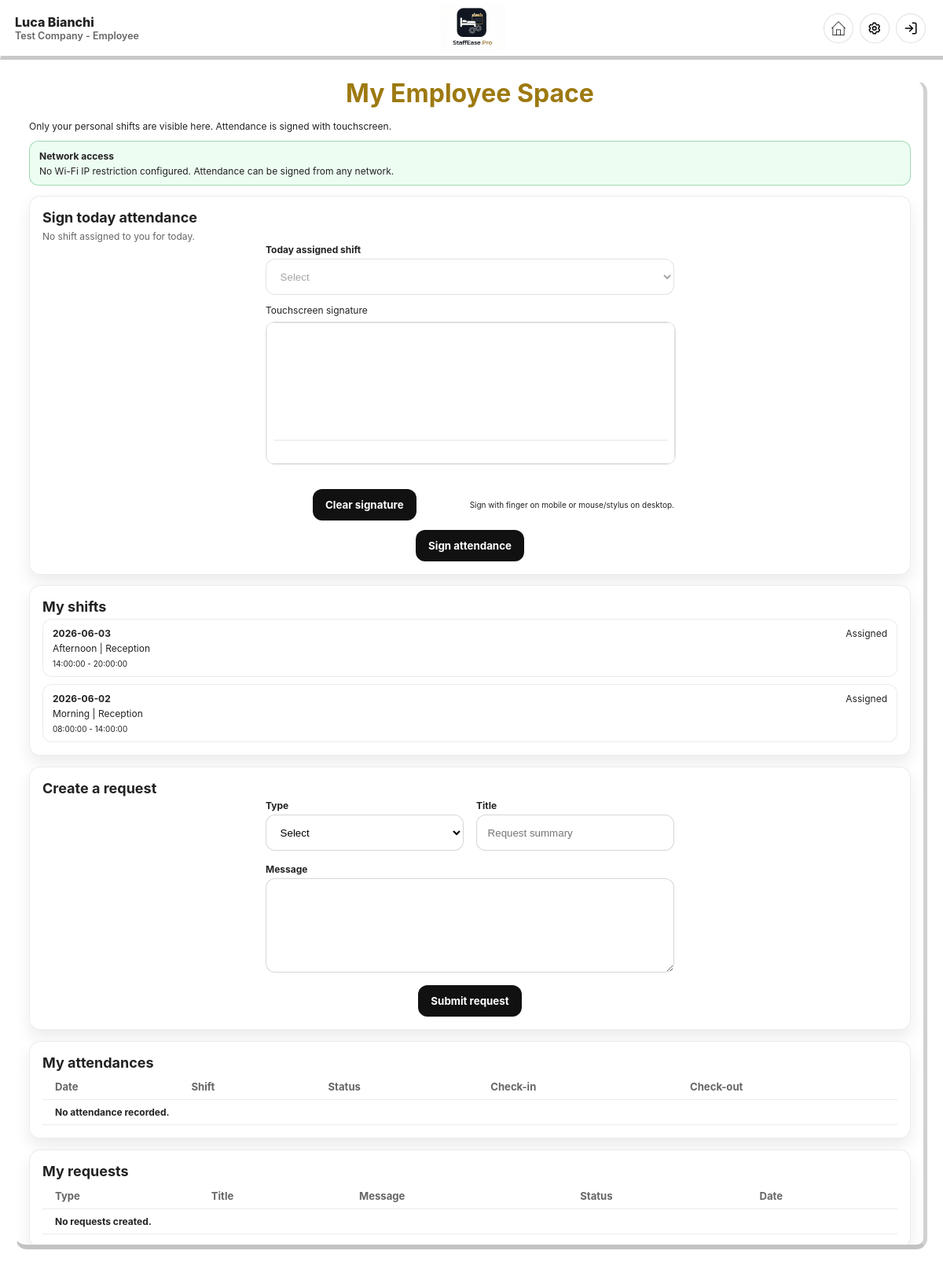
Page /?route=my-space (signed in) on the committed database.
### tables this page shows
CREATE TABLE companies (
  id INT AUTO_INCREMENT PRIMARY KEY,
  name VARCHAR(120) NOT NULL,
  type ENUM('hotel', 'hospital', 'clinic', 'elderly_center', 'restaurant', 'other') NOT NULL DEFAULT 'other',
  address TEXT,
  city VARCHAR(80),
  zip_code VARCHAR(10),
  phone VARCHAR(30),
  email VARCHAR(120),
  logo_path VARCHAR(255) NULL,
  signature_ip VARCHAR(45) NULL COMMENT 'IP address allowed for digital signatures',
  created_at TIMESTAMP DEFAULT CURRENT_TIMESTAMP,
  updated_at TIMESTAMP DEFAULT CURRENT_TIMESTAMP ON UPDATE CURRENT_TIMESTAMP
);

CREATE TABLE user_shifts (
  id INT AUTO_INCREMENT PRIMARY KEY,
  shift_id INT NOT NULL,
  user_id INT NULL,
  work_date DATE NOT NULL,
  status ENUM('open', 'assigned', 'completed', 'cancelled', 'in_progress') NOT NULL DEFAULT 'assigned',
  notes TEXT,
  created_at TIMESTAMP DEFAULT CURRENT_TIMESTAMP,
  updated_at TIMESTAMP DEFAULT CURRENT_TIMESTAMP ON UPDATE CURRENT_TIMESTAMP,
  CONSTRAINT fk_user_shifts_shift
    FOREIGN KEY (shift_id) REFERENCES shifts(id)
    ON DELETE CASCADE,
  CONSTRAINT fk_user_shifts_user
    FOREIGN KEY (user_id) REFERENCES users(id)
    ON DELETE CASCADE
);

CREATE TABLE shifts (
  id INT AUTO_INCREMENT PRIMARY KEY,
  department_id INT NOT NULL,
  name VARCHAR(120) NOT NULL,
  icon VARCHAR(32) NULL,
  color VARCHAR(16) NULL,
  description TEXT,
  kind ENUM('work', 'rest', 'vacation', 'sick', 'overtime') NOT NULL DEFAULT 'work',
  start_time TIME NOT NULL,
  end_time TIME NOT NULL,
  created_at TIMESTAMP DEFAULT CURRENT_TIMESTAMP,
  updated_at TIMESTAMP DEFAULT CURRENT_TIMESTAMP ON UPDATE CURRENT_TIMESTAMP,
  CONSTRAINT fk_shifts_department
    FOREIGN KEY (department_id) REFERENCES departments(id)
    ON DELETE CASCADE
);

CREATE TABLE departments (
  id INT AUTO_INCREMENT PRIMARY KEY,
  company_id INT NOT NULL,
  name VARCHAR(120) NOT NULL,
  icon VARCHAR(32) NULL,
  color VARCHAR(16) NULL,
  description TEXT,
  head_user_id INT NULL,
  created_at TIMESTAMP DEFAULT CURRENT_TIMESTAMP,
  updated_at TIMESTAMP DEFAULT CURRENT_TIMESTAMP ON UPDATE CURRENT_TIMESTAMP,
  CONSTRAINT fk_departments_company
    FOREIGN KEY (company_id) REFERENCES companies(id)
    ON DELETE CASCADE,
  CONSTRAINT fk_departments_head_user
    FOREIGN KEY (head_user_id) REFERENCES users(id)
    ON DELETE SET NULL
);

### public/views/employee/space.php (the view, shortened to what the rows shown need)
<?php
$shifts = $shifts ?? [];
$statusLabels = [
    'assigned' => 'Assigned',
    'completed' => 'Completed',
    'cancelled' => 'Cancelled',
    'in_progress' => 'In progress',
    'present' => 'Present',
    'absent' => 'Absent',
    'late' => 'Late',
    'early_departure' => 'Early departure',
    'pending' => 'Pending',
    'approved' => 'Approved',
    'rejected' => 'Rejected',
    'read' => 'Read',
    'unread' => 'Unread',
];
?>
<div class="admin-shell employee-space-shell">
    <div class="admin-hero employee-space-hero">
        <h1>My Employee Space</h1>
    </div>
    <section class="admin-card employee-sign-card">
        <h2>Sign today attendance</h2>
    </section>
    <section class="admin-card">
        <h2>My shifts</h2>
        <div class="employee-shift-cards">
            <?php foreach ($shifts as $shift): ?>
                <article class="employee-shift-card">
                    <header>
                        <strong><?php echo e($shift['work_date']); ?></strong>
                        <span><?php echo e($statusLabels[$shift['status']] ?? $shift['status']); ?></span>
                    </header>
                    <p><?php echo e($shift['shift_name']); ?> | <?php echo e($shift['department_name']); ?></p>
                    <small><?php echo e(($shift['start_time'] ?? '--:--') . ' - ' . ($shift['end_time'] ?? '--:--')); ?></small>
                </article>
            <?php endforeach; ?>
        </div>
    </section>
    <section class="admin-card">
        <h2>Create a request</h2>
    </section>
    <section class="admin-card">
        <h2>My attendances</h2>
        <div class="table-wrap">
            <table class="admin-table">
                <thead>
                    <tr>
                        <th>Date</th>
                        <th>Shift</th>
                        <th>Status</th>
                        <th>Check-in</th>
                        <th>Check-out</th>
                    </tr>
                </thead>
            </table>
        </div>
    </section>
    <section class="admin-card">
        <h2>My requests</h2>
        <div class="table-wrap">
            <table class="admin-table">
                <thead>
                    <tr>
                        <th>Type</th>
                        <th>Title</th>
                        <th>Message</th>
                        <th>Status</th>
                        <th>Date</th>
                    </tr>
                </thead>
            </table>
        </div>
    </section>
</div>

### app/layout/header.php (shortened to what the rows shown need)
<?php
$route = $route ?? ($_GET['route'] ?? 'home');
$currentUser = currentUser();
$isPublicPage = in_array($route, ['home', 'login'], true);
$headerLeft = '';
if (!$isPublicPage && $currentUser !== null) {
    $role = $currentUser['role'] ?? 'employee';
    $displayName = trim((string) (($currentUser['first_name'] ?? '') . ' ' . ($currentUser['last_name'] ?? '')));
    $displayLabel = $displayName !== '' ? $displayName : 'StaffEase Pro';
    if ($role === 'super_admin') {
        $headerLeft = [
            'title' => 'StaffEase Pro',
            'subtitle' => trim('Super Admin - ' . $displayLabel),
        ];
    } else {
        $companyName = 'StaffEase Pro';
        if (!empty($currentUser['department_id'])) {
            try {
                $pdo = getPDO();
                $statement = $pdo->prepare(
                    'SELECT c.name AS company_name
                     FROM departments d
                     LEFT JOIN companies c ON c.id = d.company_id
                     WHERE d.id = :department_id
                     LIMIT 1'
                );
                $statement->execute(['department_id' => (int) $currentUser['department_id']]);
                $row = $statement->fetch(PDO::FETCH_ASSOC);
                if (!empty($row['company_name'])) {
                    $companyName = (string) $row['company_name'];
                }
            } catch (Throwable $e) {
                $companyName = 'StaffEase Pro';
            }
        }
        $headerLeft = [
            'title' => $displayLabel,
            'subtitle' => trim($companyName . ' - ' . ucfirst((string) $role)),
        ];
    }
}
?>
<header class="site-header">
    <nav class="site-navbar" aria-label="Primary navigation">
        <div class="site-navbar-inner">
            <div class="site-navbar-left">
                <?php if (is_array($headerLeft)): ?>
                    <div class="site-header-meta">
                        <div class="site-header-title"><?php echo e($headerLeft['title']); ?></div>
                        <div class="site-header-subtitle"><?php echo e($headerLeft['subtitle']); ?></div>
                    </div>
                <?php endif; ?>
            </div>
        </div>
    </nav>
</header>

### rows in the picture
companies: name "Luca Bianchi", name "Test Company - Employee"
user_shifts: work_date "2026-06-03", status "Assigned", shift.name "Afternoon", departments.name "Reception", shift.end_time "14:00:00 - 20:00:00"
user_shifts: work_date "2026-06-02", status "Assigned", shift.name "Morning", departments.name "Reception", shift.end_time "08:00:00 - 14:00:00"
